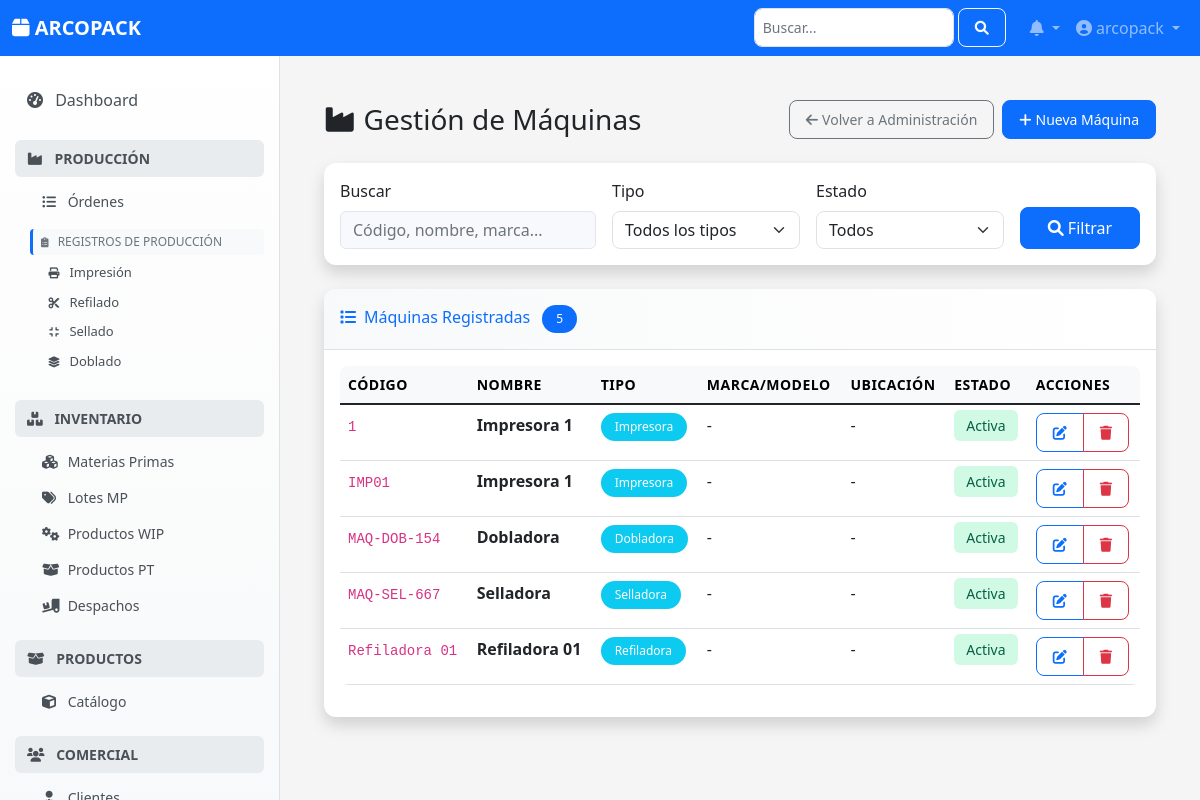
Page /configuracion/maquinas/ (signed in) on the committed database.
### configuracion/models.py (models this page shows, shortened)
class Maquina(models.Model):
    TIPO_MAQUINA_CHOICES = [('IMPRESORA', 'Impresora'), ('REFILADORA', 'Refiladora'), ('SELLADORA', 'Selladora'), ('DOBLADORA', 'Dobladora'), ('LAMINADORA', 'Laminadora'), ('EXTRUSORA', 'Extrusora'), ('OTRO', 'Otro')]
    codigo = models.CharField(max_length=50, unique=True, verbose_name="Código Máquina")
    nombre = models.CharField(max_length=100, verbose_name="Nombre Máquina")
    tipo = models.CharField(max_length=20, choices=TIPO_MAQUINA_CHOICES, verbose_name="Tipo")
    marca = models.CharField(max_length=100, blank=True); modelo = models.CharField(max_length=100, blank=True)
    ubicacion_planta = models.CharField(max_length=100, blank=True, verbose_name="Ubicación en Planta")
    is_active = models.BooleanField(default=True, verbose_name="Activa")
    class Meta:
        verbose_name = "Máquina"
        verbose_name_plural = "Máquinas"
        ordering = ['codigo']

### configuracion/views.py (the view)
# urls.py: path('maquinas/', views.MaquinaListView.as_view(), name='maquina-list'),
class MaquinaListView(LoginRequiredMixin, ListView):
    model = Maquina
    template_name = 'configuracion/maquina_list.html'
    context_object_name = 'object_list'
    paginate_by = 20
    def get_queryset(self):
        queryset = Maquina.objects.all()
        search = self.request.GET.get('search')
        tipo = self.request.GET.get('tipo')
        activo = self.request.GET.get('activo')
        if search:
            queryset = queryset.filter(
                Q(codigo__icontains=search) | Q(nombre__icontains=search) |
                Q(marca__icontains=search) | Q(modelo__icontains=search)
            )
        if tipo:
            queryset = queryset.filter(tipo=tipo)
        if activo:
            queryset = queryset.filter(is_active=activo == 'true')
        return queryset.order_by('codigo')

### notificaciones/context_processors.py (called while the page is built)
def notifications(request):
    if request.user.is_authenticated:
        notificaciones_no_leidas = Notificacion.objects.filter(
            usuario=request.user,
            leida=False
        ).count()
        notificaciones = Notificacion.objects.filter(
            usuario=request.user
        ).order_by('-fecha_creacion')[:5]
        return {
            'notificaciones': notificaciones,
            'notificaciones_no_leidas': notificaciones_no_leidas
        }
    return {
        'notificaciones': [],
        'notificaciones_no_leidas': 0
    }

### configuracion/templates/configuracion/maquina_list.html (shortened to what this page needs)
{% extends "base.html" %}
{% load static %}
{% block content %}
<div class="container-fluid">
    <div class="d-sm-flex align-items-center justify-content-between mb-4">
        <h1 class="h3 mb-0 text-gray-800">
            <i class="fas fa-industry me-2"></i>Gestión de Máquinas
        </h1>
        <div class="d-sm-flex">
            <a href="{% url 'configuracion_web:administracion-dashboard' %}" class="btn btn-outline-secondary btn-sm me-2">
                <i class="fas fa-arrow-left me-1"></i>Volver a Administración
            </a>
            <a href="{% url 'configuracion_web:maquina-create' %}" class="btn btn-primary btn-sm">
                <i class="fas fa-plus me-1"></i>Nueva Máquina
            </a>
        </div>
    </div>
    <div class="card shadow mb-4">
        <div class="card-body">
            <form method="get" class="row g-3">
                <div class="col-md-4">
                    <label for="search" class="form-label">Buscar</label>
                    <input type="text" class="form-control search-box" id="search" name="search"
                           value="{{ request.GET.search }}" placeholder="Código, nombre, marca...">
                </div>
                <div class="col-md-3">
                    <label for="tipo" class="form-label">Tipo</label>
                    <select class="form-select" id="tipo" name="tipo">
                        <option value="">Todos los tipos</option>
                    </select>
                </div>
                <div class="col-md-3">
                    <label for="activo" class="form-label">Estado</label>
                    <select class="form-select" id="activo" name="activo">
                        <option value="">Todos</option>
                    </select>
                </div>
                <div class="col-md-2 d-flex align-items-end">
                    <button type="submit" class="btn btn-primary w-100">
                        <i class="fas fa-search me-1"></i>Filtrar
                    </button>
                </div>
            </form>
        </div>
    </div>
    <div class="card shadow">
        <div class="card-header py-3">
            <h6 class="m-0 font-weight-bold text-primary">
                <i class="fas fa-list me-2"></i>Máquinas Registradas
                <span class="badge bg-primary ms-2">{{ object_list|length }}</span>
            </h6>
        </div>
        <div class="card-body">
            {% if object_list %}
                <div class="table-responsive">
                    <table class="table table-hover">
                        <thead class="table-light">
                            <tr>
                                <th>Código</th>
                                <th>Nombre</th>
                                <th>Tipo</th>
                                <th>Marca/Modelo</th>
                                <th>Ubicación</th>
                                <th>Estado</th>
                                <th>Acciones</th>
                            </tr>
                        </thead>
                        <tbody>
                            {% for maquina in object_list %}
                            <tr>
                                <td><code>{{ maquina.codigo }}</code></td>
                                <td><strong>{{ maquina.nombre }}</strong></td>
                                <td>
                                    <span class="badge bg-info">{{ maquina.get_tipo_display }}</span>
                                </td>
                                <td>
                                    {{ maquina.marca|default:"-" }}
                                </td>
                                <td>{{ maquina.ubicacion_planta|default:"-" }}</td>
                                <td>
                                    <span class="status-badge {% if maquina.is_active %}status-activo{% else %}status-inactivo{% endif %}">
                                        {% if maquina.is_active %}Activa{% else %}Inactiva{% endif %}
                                    </span>
                                </td>
                                <td>
                                    <div class="btn-group" role="group">
                                        <a href="{% url 'configuracion_web:maquina-update' maquina.pk %}"
                                           class="btn btn-sm btn-outline-primary" title="Editar">
                                            <i class="fas fa-edit"></i>
                                        </a>
                                        <a href="{% url 'configuracion_web:maquina-delete' maquina.pk %}"
                                           class="btn btn-sm btn-outline-danger" title="Eliminar"
                                           onclick="return confirm('¿Está seguro de eliminar esta máquina?')">
                                            <i class="fas fa-trash"></i>
                                        </a>
                                    </div>
                                </td>
                            </tr>
                            {% endfor %}
                        </tbody>
                    </table>
                </div>
            {% endif %}
        </div>
    </div>
</div>
{% endblock %}

### templates/layouts/navbar.html (shortened to what this page needs)
<nav class="navbar navbar-expand-lg navbar-dark bg-primary fixed-top">
    <div class="container-fluid">
        <a class="navbar-brand" href="{% url 'root' %}">
            <i class="fas fa-box"></i> ARCOPACK
        </a>
        <div class="collapse navbar-collapse" id="navbarNav">
            <ul class="navbar-nav ms-auto">
                <li class="nav-item me-3">
                    <form class="d-flex" role="search">
                        <input class="form-control form-control-sm" type="search" placeholder="Buscar..." aria-label="Search">
                        <button class="btn btn-outline-light btn-sm ms-1" type="submit">
                            <i class="fas fa-search"></i>
                        </button>
                    </form>
                </li>
                <li class="nav-item dropdown">
                    <a class="nav-link dropdown-toggle position-relative" href="#" id="notificationsDropdown" role="button"
                       data-bs-toggle="dropdown">
                        <i class="fas fa-bell"></i>
                    </a>
                </li>
                <li class="nav-item dropdown">
                    <a class="nav-link dropdown-toggle" href="#" id="userDropdown" role="button"
                       data-bs-toggle="dropdown">
                        <i class="fas fa-user-circle"></i> {{ user.get_full_name|default:user.username }}
                    </a>
                </li>
            </ul>
        </div>
    </div>
</nav>

### templates/base.html (style rules this page uses)
:root { --primary-color: #0d6efd; --secondary-color: #6c757d; --success-color: #198754; --warning-color: #ffc107; --danger-color: #dc3545; --info-color: #0dcaf0; --light-color: #f8f9fa; --dark-color: #212529; --sidebar-width: 280px; }
body { font-family: 'Segoe UI', Tahoma, Geneva, Verdana, sans-serif; background-color: #f5f5f5; }
.card { border: none; border-radius: 12px; box-shadow: 0 2px 10px rgba(0, 0, 0, 0.08); margin-bottom: 1.5rem; transition: all 0.3s ease; }
.card-header { background: linear-gradient(90deg, var(--light-color) 0%, #ffffff 100%); border-bottom: 1px solid #dee2e6; border-radius: 12px 12px 0 0 !important; font-weight: 600; }
.btn { border-radius: 8px; font-weight: 500; padding: 0.5rem 1rem; transition: all 0.2s ease; }
.form-control, .form-select { border-radius: 8px; border: 1px solid #dee2e6; transition: all 0.2s ease; }
.table { border-radius: 8px; overflow: hidden; }
.table th { background-color: var(--light-color); border: none; font-weight: 600; text-transform: uppercase; font-size: 0.875rem; letter-spacing: 0.5px; }
.badge { padding: 0.5rem 0.875rem; border-radius: 20px; font-weight: 500; font-size: 0.75rem; }
.fade-in { animation: fadeIn 0.5s ease-out; }

### configuracion/templates/configuracion/maquina_list.html (style rules this page uses)
.status-badge { padding: 0.375rem 0.75rem; border-radius: 0.375rem; font-size: 0.875rem; font-weight: 500; }
.status-activo { background-color: #d1fae5; color: #065f46; }
.search-box { background: #f8f9fc; border: 1px solid #e3e6f0; border-radius: 0.375rem; }

### templates/layouts/navbar.html (style rules this page uses)
.navbar-brand { font-weight: 600; font-size: 1.25rem; }
.form-control-sm { width: 200px; }

### rows in the picture
Maquina: codigo "1", nombre "Impresora 1", tipo "Impresora", marca "-", ubicacion_planta "-", is_active "Activa"
Maquina: codigo "IMP01", nombre "Impresora 1", tipo "Impresora", marca "-", ubicacion_planta "-", is_active "Activa"
Maquina: codigo "MAQ-DOB-154", nombre "Dobladora", tipo "Dobladora", marca "-", ubicacion_planta "-", is_active "Activa"
Maquina: codigo "MAQ-SEL-667", nombre "Selladora", tipo "Selladora", marca "-", ubicacion_planta "-", is_active "Activa"
Maquina: codigo "Refiladora 01", nombre "Refiladora 01", tipo "Refiladora", marca "-", ubicacion_planta "-", is_active "Activa"

### other values in the picture
{{ user.get_full_name|default:user.username }} "arcopack"
{{ object_list|length }} "5"
